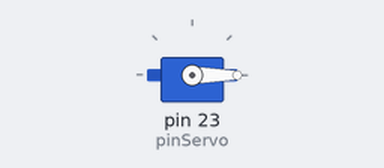
A sketch run on a simulated Arduino Mega 2560, built with avr-gcc and run on an emulated ATmega2560. On the bench: servo.

Above: at 0.1 s.
At 8.88 s:
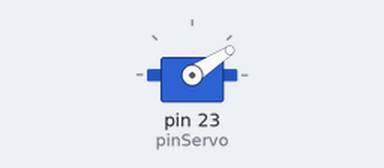
At 17.88 s:
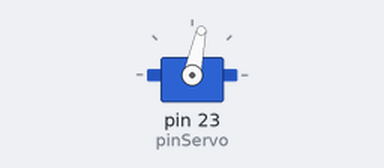
At 39.4 s:
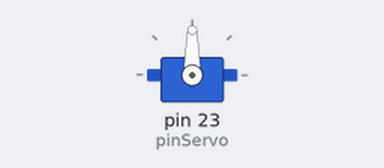
Timing chart, 0 to 40.0 s (numbered marks = the images above):
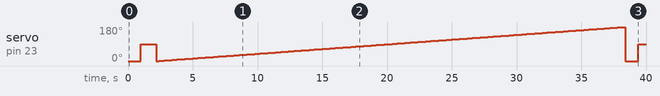

The sketch:

servo_motor.ino
```cpp
#include <Servo.h>
#define pinServo 23

Servo servo;

void setup() {
  // put your setup code here, to run once:
  servo.attach(pinServo);
}

void loop() {
  // put your main code here, to run repeatedly:
  servo.write(0);
  delay(1000);
  servo.write(90);
  delay(180);
  delay(1000);
  for(int i = 0; i<=180; i++){
    servo.write(i);
    delay(200);
  }
}
```

Measured:
- by itself, servo on pin 23 (pinServo): 0° → 90° at 1.0 s, → 0° 1.2 s later, → 1° 0.20 s later, → 2° 0.20 s later, … (184 changes in this stretch)
